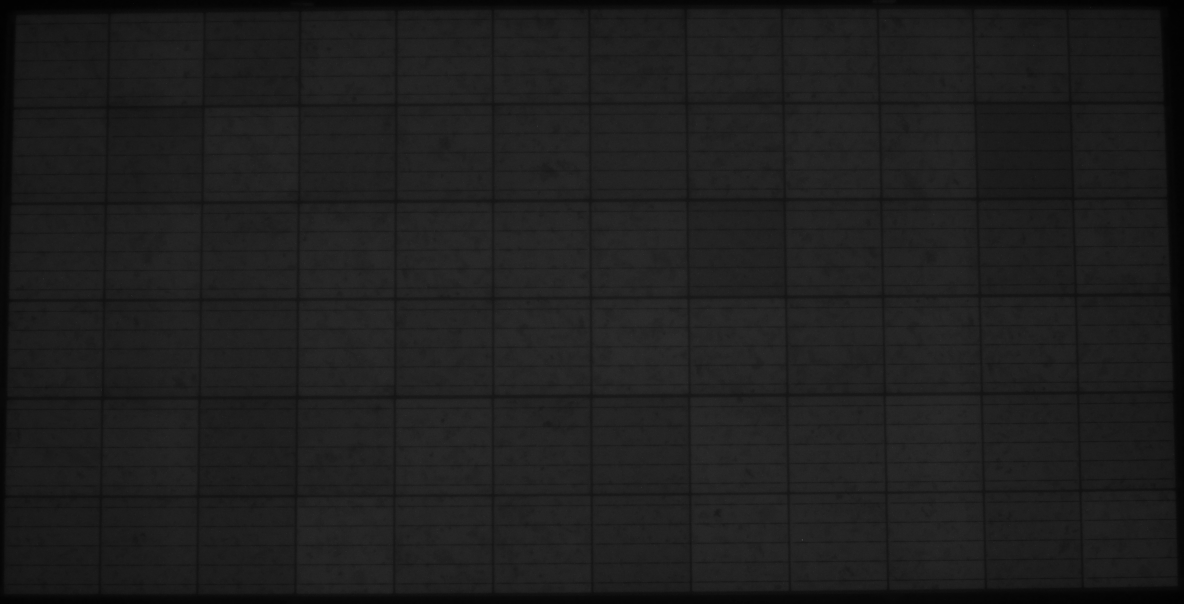
#> input picture test_batch/test1.jpg, 3550 x 1810 px (shown at 1/3 size)
$ python -i modules_segmentation.py   (imports and definitions only)
#> lines starting #> are read from the running program, lines starting #| are printed output that depends on the picture; after the words box and inside, x2 and y2 are one past the last pixel; in counts of white or black regions, pixels touching at a corner belong together
#> further down, picture is the input picture: shape (1810, 3550, 3); min 0, max 184, mean 30.7
import cv2
import numpy as np
from scipy.signal import find_peaks


# -----------------------
# ADAPTIVE CONTRAST ENHANCEMENT
# -----------------------
def enhance_contrast(gray):
    """Apply CLAHE to make grid lines visible in dark/uneven images.

    CLAHE (Contrast Limited Adaptive Histogram Equalization) boosts
    local contrast without washing out bright areas. Critical for
    extremely dark modules where grid lines are invisible in raw pixels.
    """
    clahe = cv2.createCLAHE(clipLimit=3.0, tileGridSize=(8, 8))
    return clahe.apply(gray)


# -----------------------
# REMOVE BLACK BORDERS (ADAPTIVE)
# -----------------------
def remove_borders(img):
    """Remove black borders around the module.

    Uses Otsu's thresholding instead of fixed mean-std formula,
    which handles both very dark and very bright images.
    """
    gray = cv2.cvtColor(img, cv2.COLOR_BGR2GRAY)
    blur = cv2.GaussianBlur(gray, (31, 31), 0)

    # Otsu finds optimal threshold automatically — works on any brightness
    _, binary = cv2.threshold(blur, 0, 255, cv2.THRESH_BINARY + cv2.THRESH_OTSU)
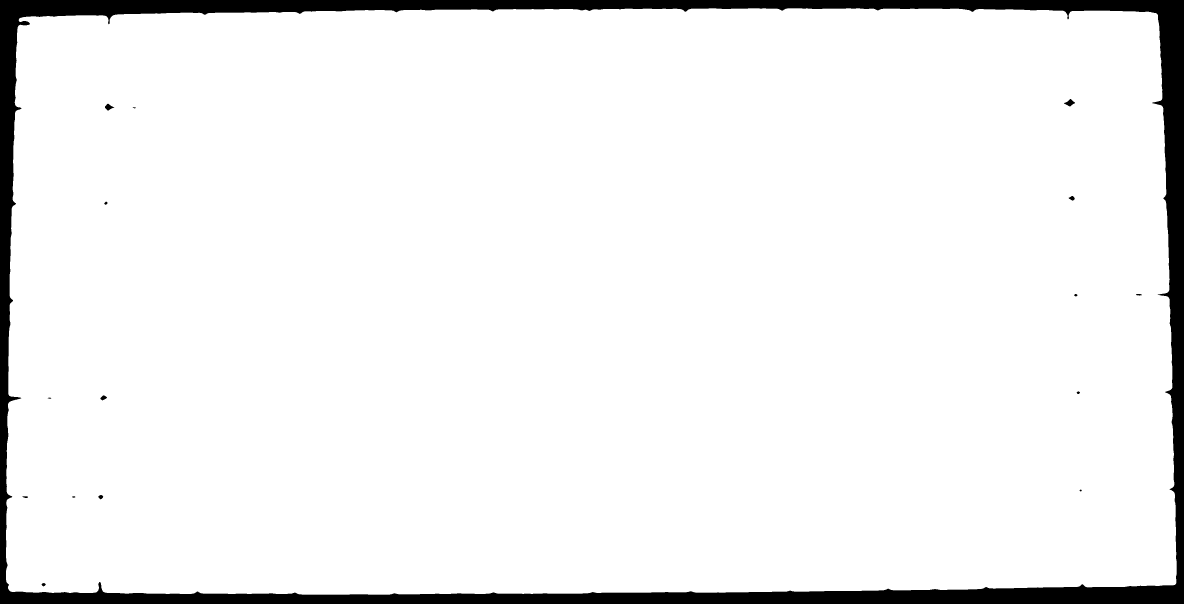
#> binary: shape (1810, 3550) (shown at 1/3 size); 94.2% white; 16 black regions, largest, box (x1, y1, x2, y2) and area: (0, 0, 3550, 1810) 369998, (3192, 297, 3225, 319) 370, (315, 311, 343, 332) 301

    # Find bounding box of the non-zero region
    coords = cv2.findNonZero(binary)
#> coords = contour of 6053883 points, box (x1, y1, x2, y2) (18, 25, 3530, 1784), area 209920

    if coords is None:
        # Entire image is dark — fall back to original approach
        mean_val = np.mean(blur)
        std_val = np.std(blur)
        threshold = max(mean_val - 1.5 * std_val, np.percentile(blur, 10))

        h, w = gray.shape
        top = next((i for i in range(h) if np.mean(blur[i, :]) > threshold), 0)
        bottom = next((i for i in range(h-1, -1, -1) if np.mean(blur[i, :]) > threshold), h-1)
        left = next((j for j in range(w) if np.mean(blur[:, j]) > threshold), 0)
        right = next((j for j in range(w-1, -1, -1) if np.mean(blur[:, j]) > threshold), w-1)
    else:
        x, y, bw, bh = cv2.boundingRect(coords)
#> x = 18; y = 25; bw = 3512; bh = 1759
        top, bottom = y, y + bh
#> top = 25; bottom = 1784
        left, right = x, x + bw
#> left = 18; right = 3530

    margin = 5
    h, w = gray.shape
#> h = 1810; w = 3550

    cropped = img[
        max(0, top - margin):min(h, bottom + margin),
        max(0, left - margin):min(w, right + margin)
    ]

    # Safety: don't return tiny crops (border removal ate the image)
    if cropped.shape[0] < img.shape[0] * 0.3 or cropped.shape[1] < img.shape[1] * 0.3:
        return img

    return cropped


# -----------------------
# SINGLE CELL CHECK
# -----------------------
def is_single_cell(img):
    h, w = img.shape[:2]
#> h = 1769; w = 3522
    aspect = max(h, w) / max(min(h, w), 1)
#> aspect = 1.99
    area = h * w
#> area = 6230418

    if aspect < 1.8 and area < 500_000:
        return True

    return False


# -----------------------
# FIND DOMINANT SPACING
# -----------------------
def find_dominant_spacing(spacings):
    if len(spacings) == 0:
        return 0

    if len(spacings) <= 2:
        return np.median(spacings)

    sorted_spacings = np.sort(spacings)
    min_s, max_s = sorted_spacings[0], sorted_spacings[-1]

    if max_s - min_s < max_s * 0.3:
        return np.median(spacings)

    gaps = np.diff(sorted_spacings)
    largest_gap_idx = np.argmax(gaps)

    if gaps[largest_gap_idx] > (max_s - min_s) * 0.2:
        small_group = sorted_spacings[:largest_gap_idx + 1]
        large_group = sorted_spacings[largest_gap_idx + 1:]

        if len(small_group) > 0 and len(large_group) > 0:
            small_mean = np.mean(small_group)
            large_mean = np.mean(large_group)

            # Detect busbar vs cell spacing
            if 1.4 < large_mean / small_mean < 3.5:
                return large_mean

    return np.median(spacings)


# -----------------------
# PERIODICITY FILTER
# -----------------------
def filter_peaks_by_periodicity(peaks, total_length):
    if len(peaks) < 2:
        return peaks

    peaks = np.sort(peaks)

    for _ in range(5):
        if len(peaks) < 2:
            break

        spacings = np.diff(peaks)
        dominant_spacing = find_dominant_spacing(spacings)

        if dominant_spacing < total_length * 0.03:
            break

        tolerance = 0.35
        lo = dominant_spacing * (1 - tolerance)
        hi = dominant_spacing * (1 + tolerance)

        filtered = [peaks[0]]

        for i in range(1, len(peaks)):
            gap = peaks[i] - filtered[-1]

            if lo <= gap <= hi:
                filtered.append(peaks[i])
            elif gap < lo:
                continue
            else:
                filtered.append(peaks[i])

        new_peaks = np.array(filtered)

        if len(new_peaks) == len(peaks):
            break

        peaks = new_peaks

    return peaks


# -----------------------
# FILTER BUSBAR PEAKS
# -----------------------
def filter_busbar_peaks(peaks, total_length):
    """Remove busbar peaks that are much closer together than cell boundaries.

    Busbars create narrow dark lines WITHIN a cell. Their spacing is
    ~1/3 to 1/2 of the real cell spacing. We detect the dominant
    (largest) spacing group and remove peaks that create smaller gaps.
    """
    if len(peaks) < 3:
        return peaks

    spacings = np.diff(peaks)
    if len(spacings) < 2:
        return peaks

    median_spacing = np.median(spacings)

    # Keep only peaks that create gaps >= 60% of the median spacing
    # This removes busbar peaks (which create ~30-50% of cell spacing)
    min_allowed = median_spacing * 0.55

    filtered = [peaks[0]]
    for i in range(1, len(peaks)):
        gap = peaks[i] - filtered[-1]
        if gap >= min_allowed:
            filtered.append(peaks[i])

    return np.array(filtered)


# -----------------------
# GRID VALIDATION (CRITICAL)
# -----------------------
def validate_grid(row_peaks, col_peaks):
    if len(row_peaks) < 2 or len(col_peaks) < 2:
        return False

    row_spacings = np.diff(row_peaks)
    col_spacings = np.diff(col_peaks)

    if np.std(row_spacings) > 0.40 * np.mean(row_spacings):
        return False

    if np.std(col_spacings) > 0.40 * np.mean(col_spacings):
        return False

    return True


# -----------------------
# DETECT GRID (IMPROVED)
# -----------------------
def detect_grid(gray):
    """Detect grid lines using projection profiles on CLAHE-enhanced image.

    Key improvement: CLAHE preprocessing makes grid visible even in
    extremely dark modules where raw pixel values show no structure.
    """
    h, w = gray.shape
#> h = 1769; w = 3522

    # --- CRITICAL FIX: Enhance contrast BEFORE projection ---
    enhanced = enhance_contrast(gray)
#> in enhance_contrast, `return clahe.apply(gray)`:
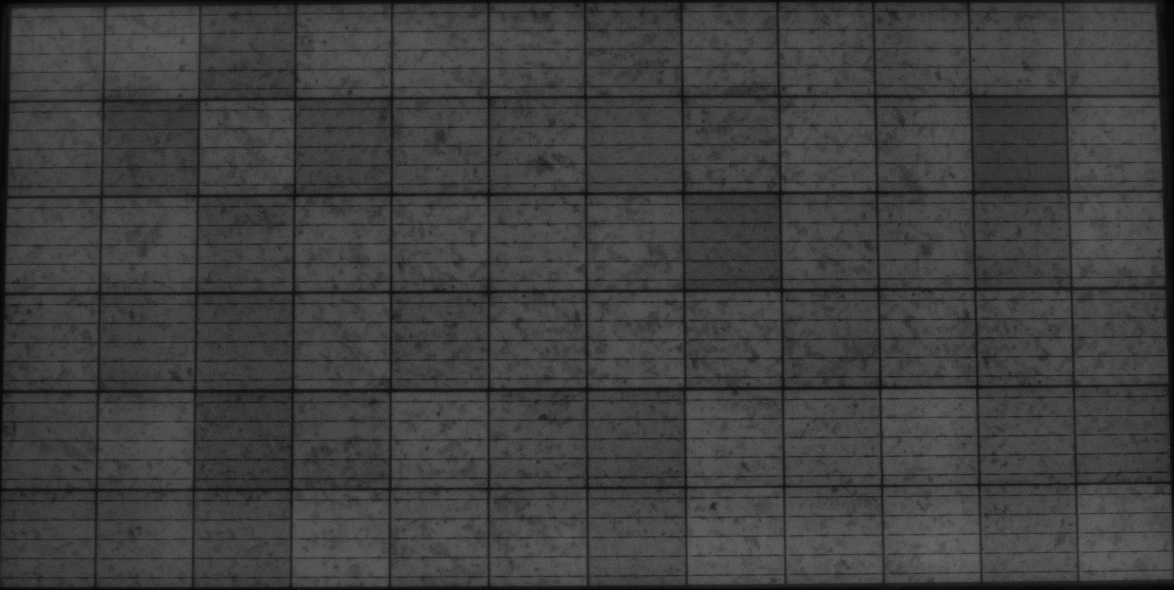
#> returned value: shape (1769, 3522) (shown at 1/3 size); min 1, max 203, mean 63.5

    ksize_h = max(15, int(h * 0.02) | 1)
#> ksize_h = 35
    ksize_w = max(15, int(w * 0.02) | 1)
#> ksize_w = 71

    blur = cv2.GaussianBlur(enhanced, (ksize_w, ksize_h), 0)
#> blur: shape (1769, 3522)

    # Adaptive peak parameters based on image brightness
    img_brightness = np.mean(gray)
#> img_brightness = 31.42
    if img_brightness < 60:
        # Very dark image — lower thresholds to catch faint grid
        peak_height = 0.15
        peak_prominence = 0.05
    elif img_brightness < 120:
        # Medium brightness
        peak_height = 0.20
        peak_prominence = 0.06
    else:
        # Bright image — standard thresholds
        peak_height = 0.25
        peak_prominence = 0.08

    # Vertical grid lines (column boundaries)
    col_profile = np.mean(blur, axis=0)
#> col_profile = 3522 values, max 72.81 at index 2831, min 21.11 at index 3521, mean 63.51
    col_norm = (col_profile - col_profile.min()) / (col_profile.max() - col_profile.min() + 1e-8)
#> col_norm = 3522 values, max 1 at index 2831, min 0 at index 3521, mean 0.82
    inverted_col = 1 - col_norm
#> inverted_col = 3522 values, max 1 at index 3521, min 1.93e-10 at index 2831, mean 0.18

    col_peaks, _ = find_peaks(
        inverted_col,
        height=peak_height,
        distance=max(10, int(w * 0.03)),
        prominence=peak_prominence
    )
#> col_peaks = [301, 592, 878, 1173, 1467, 1761, 2051, 2343, 2635, 2934, 3206]

    # Horizontal grid lines (row boundaries)
    row_profile = np.mean(blur, axis=1)
#> row_profile = 1769 values, max 77.26 at index 1639, min 21.6 at index 1768, mean 63.51
    row_norm = (row_profile - row_profile.min()) / (row_profile.max() - row_profile.min() + 1e-8)
#> row_norm = 1769 values, max 1 at index 1639, min 0 at index 1768, mean 0.753
    inverted_row = 1 - row_norm
#> inverted_row = 1769 values, max 1 at index 1768, min 1.8e-10 at index 1639, mean 0.247

    row_peaks, _ = find_peaks(
        inverted_row,
        height=peak_height,
        distance=max(10, int(h * 0.05)),
        prominence=peak_prominence
    )
#> row_peaks = [204, 292, 492, 581, 670, 784, 873, 963, 1077, 1168, 1260, 1375, 1464, 1553]

    col_peaks = filter_peaks_by_periodicity(col_peaks, w)
#> in filter_peaks_by_periodicity, `peaks = np.sort(peaks)`: peaks has the same summary as col_peaks in detect_grid
#> the loop in filter_peaks_by_periodicity, `for _ in range(5):` made 1 pass
#> (spacings, sorted_spacings in find_dominant_spacing, min_s in find_dominant_spacing, max_s in find_dominant_spacing, dominant_spacing, lo, hi) on pass 1: ([291, 286, 295, 294, 294, 290, 292, 292, 299, 272], [272, 286, 290, 291, 292, 292, 294, 294, 295, 299], 272, 299, 292, 189.8, 394.2)
    row_peaks = filter_peaks_by_periodicity(row_peaks, h)
#> the loop in filter_peaks_by_periodicity (call 2), `for _ in range(5):` made 5 passes
#> (spacings, min_s in find_dominant_spacing, max_s in find_dominant_spacing, gaps in find_dominant_spacing, largest_gap_idx in find_dominant_spacing, small_group in find_dominant_spacing, large_group in find_dominant_spacing, small_mean in find_dominant_spacing) on passes 1 to 3: ([88, 200, 89, 89, 114, 89, 90, 114, 91, 92, 115, 89, 89], 88, 200, [1, 0, 0, 0, 0, 1, 1, 1, 22, 0, 1, 85], 11, [88, 89, 89, 89, 89, 89, 90, 91, 92, 114, 114, 115], [200], 95.75), ([288, 178, 203, 204, 183, 204], 178, 288, [5, 20, 1, 0, 84], 4, [178, 183, 203, 204, 204], [288], 194.4), ([288, 381, 204, 387], 204, 387, [84, 93, 6], 1, [204, 288], [381, 387], 246)
#> (min_s in find_dominant_spacing, max_s in find_dominant_spacing, gaps in find_dominant_spacing, largest_gap_idx in find_dominant_spacing, small_group in find_dominant_spacing, large_group in find_dominant_spacing, small_mean in find_dominant_spacing, large_mean in find_dominant_spacing) on pass 4: (288, 591, [93, 210], 1, [288, 381], [591], 334.5, 591)
#> row_peaks = [204, 873, 1464]

    # --- CRITICAL: Remove busbar peaks ---
    col_peaks = filter_busbar_peaks(col_peaks, w)
#> in filter_busbar_peaks, `spacings = np.diff(peaks)`: spacings = [291, 286, 295, 294, 294, 290, 292, 292, 299, 272]
#> in filter_busbar_peaks, `median_spacing = np.median(spacings)`: median_spacing = 292
#> in filter_busbar_peaks, `min_allowed = median_spacing * 0.55`: min_allowed = 160.6
#> in filter_busbar_peaks, `filtered = [peaks[0]]`: filtered = [301]
#> the loop in filter_busbar_peaks, `for i in range(1, len(peaks)):` made 10 passes
#> gap on passes 1 to 10: 291, 286, 295, 294, 294, 290, 292, 292, 299, 272
#> after the loop in filter_busbar_peaks, `for i in range(1, len(peaks)):`: filtered has the same summary as col_peaks in detect_grid
    row_peaks = filter_busbar_peaks(row_peaks, h)
#> the loop in filter_busbar_peaks (call 2), `for i in range(1, len(peaks)):` made 2 passes
#> gap on passes 1 to 2: 669, 591

    return row_peaks, col_peaks


# -----------------------
# MAIN FUNCTION
# -----------------------
def segment_cells(image):

    cropped = remove_borders(image)

    if is_single_cell(cropped):
        return [cropped]

    gray = cv2.cvtColor(cropped, cv2.COLOR_BGR2GRAY)

    row_peaks, col_peaks = detect_grid(gray)
#> row_peaks = [204, 873, 1464]

    # VALIDATION STEP (MOST IMPORTANT)
    if not validate_grid(row_peaks, col_peaks):
#> in validate_grid, `row_spacings = np.diff(row_peaks)`: row_spacings = [669, 591]
#> in validate_grid, `col_spacings = np.diff(col_peaks)`: col_spacings = [291, 286, 295, 294, 294, 290, 292, 292, 299, 272]
        return [cropped]

    h, w = gray.shape
#> h = 1769; w = 3522

    row_boundaries = np.concatenate(([0], row_peaks, [h]))
#> row_boundaries = [0, 204, 873, 1464, 1769]
    col_boundaries = np.concatenate(([0], col_peaks, [w]))
#> col_boundaries = [0, 301, 592, 878, 1173, 1467, 1761, 2051, 2343, 2635, 2934, 3206, 3522]

    cells = []

    min_cell_h = h * 0.03
#> min_cell_h = 53.07
    min_cell_w = w * 0.03
#> min_cell_w = 105.7

    for i in range(len(row_boundaries)-1):
        for j in range(len(col_boundaries)-1):
            y1, y2 = int(row_boundaries[i]), int(row_boundaries[i+1])
            x1, x2 = int(col_boundaries[j]), int(col_boundaries[j+1])

            cell = cropped[y1:y2, x1:x2]

            if cell.shape[0] > min_cell_h and cell.shape[1] > min_cell_w:
                cells.append(cell)
#> this loop made 4 passes
#> after the loop, cells = 48 items

    if len(cells) == 0:
        return [cropped]

    # SANITY CHECK: standard modules have 36-72 cells
    # If we get way too many, busbar filtering failed
    if len(cells) > 100:
        return [cropped]

    return cells

>>> import cv2
>>> picture = cv2.imread('../../test_batch/test1.jpg')
>>> result = segment_cells(picture)
#> result = 48 items
